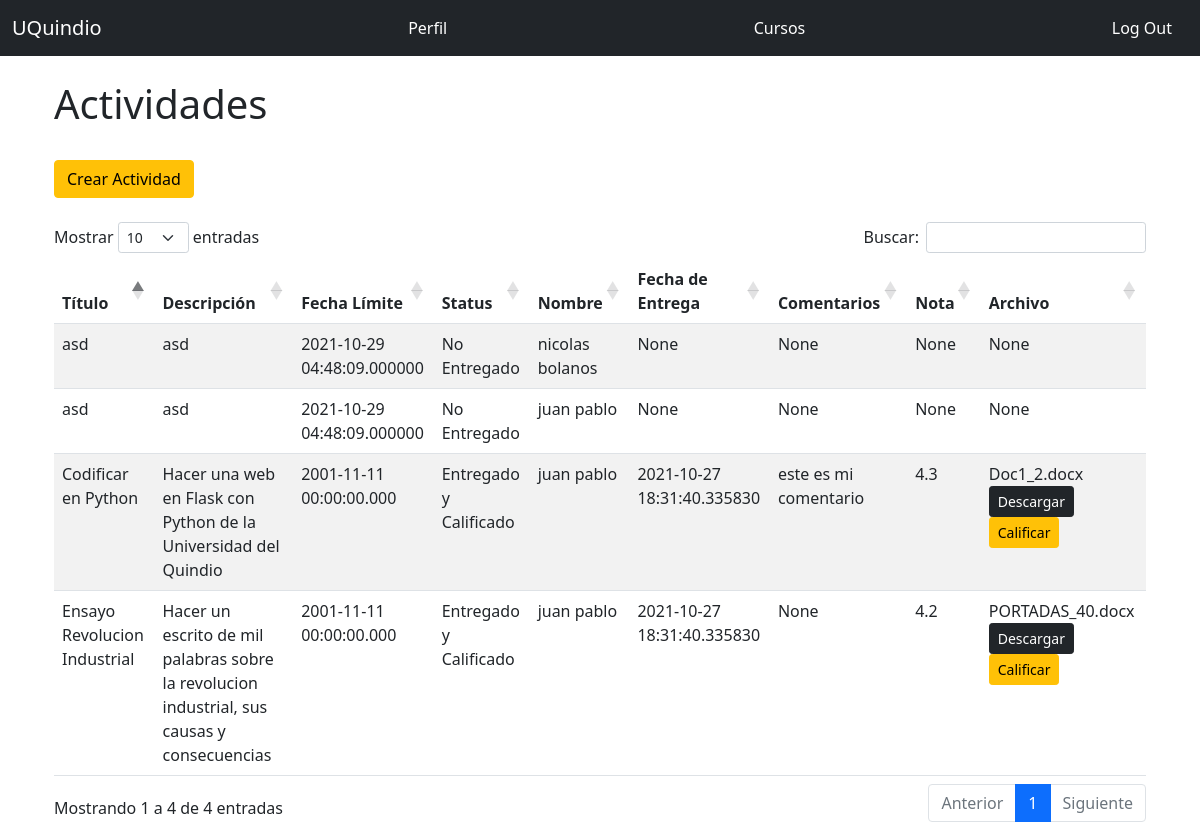
/teacher/activities/2/1 (signed in), run on the app's committed database.
### app.py (models this page shows, shortened)
class Homework(db.Model):
    __tablename__ = 'homework'
    id = db.Column(db.Integer, primary_key = True)
    title = db.Column(db.String(128))
    description = db.Column(db.Text)
    limit_date = db.Column(db.DateTime, default=datetime.utcnow)
    status = db.Column(db.String)
    student_comment = db.Column(db.Text)
    grade = db.Column(db.DECIMAL(5,2))
    date_sent = db.Column(db.DateTime)
    file_url = db.Column(db.String)
    enrollment_id = db.Column(db.Integer, db.ForeignKey('enrollment.id'))

class User(UserMixin, db.Model):
    __tablename__ = 'students'
    id = db.Column(db.Integer, primary_key = True)
    email = db.Column(db.String(64), unique=True, index=True)
    username = db.Column(db.String(64), unique=True, index=True)
    name = db.Column(db.String(64))
    last_name = db.Column(db.String(64))
    cc = db.Column(db.Integer, unique=True, index=True)
    age = db.Column(db.Integer)
    genre = db.Column(db.CHAR)
    password_hash = db.Column(db.String(128))
    role_id = db.Column(db.Integer, db.ForeignKey('roles.id'))
    @property
    def password(self):
        raise AttributeError('password no es un atributo legible')

### app.py (the view)
@app.route('/teacher/activities/<int:teacher_id>/<int:course_id>', methods=['GET', 'POST'])
@login_required
@require_role(role="Teacher")
def teacher_activities(teacher_id, course_id):
    result = db.session.execute('Select teachers.id, courses.name As course_name, courses.code As course_code, courses.id As courses_id, homework.title As homework_title, homework.description As homework_description, homework.student_comment As homework_student_comment, students.name As students_name, students.last_name As students_last_name, homework.limit_date As homework_limit_date, homework.status As homework_status, homework.grade As homework_grade, homework.date_sent As homework_date_sent, homework.id As homework_id, homework.file_url As homework_file_url From enrollment Inner Join courses On courses.id = enrollment.course_id Inner Join homework On enrollment.id = homework.enrollment_id Inner Join teachers On teachers.id = courses.teacher_id Inner Join students On students.id = enrollment.student_id Where teachers.id = :val And courses.id = :val2', {'val': teacher_id, 'val2': course_id})
    return render_template('teacher_activities.html', result=result, teacher_id=teacher_id, course_id=course_id)

### app.py (called while the page is built)
def require_role(role):
    def decorator(func):
        @wraps(func)
        def wrapped_function(*args, **kwargs):
            if not session['account_type'] == role:
                return redirect("/404")
            else:
                return func(*args, **kwargs)
        return wrapped_function
    return decorator

@login_manager.user_loader
def load_user(user_id):
    if session['account_type'] == 'Student':
        return User.query.get(int(user_id))
    elif session['account_type'] == 'Teacher':
        return Teacher.query.get(int(user_id))
    elif session['account_type'] == 'Admin':
        return Admin.query.get(int(user_id))
    else:
      return None

### templates/teacher_activities.html (shortened to what this page needs)
{% extends "base.html" %}
{% block page_content %}
<div class="page-header">
    <h1>Actividades </h1>
    <br/>
    <a href="{{ url_for('teacher_create_activity', teacher_id=teacher_id, course_id=course_id) }}">
      <span class="btn btn-warning">Crear Actividad</span></a>
</div>
<br/>
    <table id="data" class="table table-striped">
      <thead>
        <tr>
          <th>Título</th>
          <th>Descripción</th>
          <th>Fecha Límite</th>
          <th>Status</th>
          <th>Nombre</th>
          <th>Fecha de Entrega</th>
          <th>Comentarios</th>
          <th>Nota</th>
          <th>Archivo</th>
        </tr>
      </thead>
      <tbody>
        {% for r in result %}
          <tr>
            <td>{{ r.homework_title }}</td>
            <td>{{ r.homework_description }}</td>
            <td>{{ r.homework_limit_date }}</td>
            <td>{{ r.homework_status }}</td>
            <td>{{ r.students_name }} {{ r.students_last_name }}</td>
            <td>{{ r.homework_date_sent }}</td>
            <td>{{ r.homework_student_comment }}</td>
            <td>{{ r.homework_grade}}</td>
            <td>{{ r.homework_file_url}} {% if r.homework_file_url %}
              <a href="{{ url_for('download_file', homework_id=r.homework_id)}}">
                <span class="btn btn-dark btn-sm">Descargar</span>
              </a>
              <a href="{{ url_for('teacher_grade', teacher_id=teacher_id, course_id=course_id, homework_id=r.homework_id) }}">
                <span class="btn btn-warning btn-sm">Calificar</span>
              </a>
              {% endif %}</td>
          </tr>
        {% endfor %}
      </tbody>
    </table>
{% endblock %}

### data on the page
Homework: homework_title "Ensayo Revolucion Industrial", homework_description "Hacer un escrito de mil palabras sobre la revolucion industrial, sus causas y consecuencias", homework_limit_date "2001-11-11 00:00:00.000", homework_status "Entregado y Calificado", students_name "juan", students_last_name "pablo", homework_date_sent "2021-10-27 18:31:40.335830", homework_student_comment "None", homework_grade "4.2", homework_file_url "PORTADAS_40.docx"
Homework: homework_title "Codificar en Python", homework_description "Hacer una web en Flask con Python de la Universidad del Quindio", homework_limit_date "2001-11-11 00:00:00.000", homework_status "Entregado y Calificado", students_name "juan", students_last_name "pablo", homework_date_sent "2021-10-27 18:31:40.335830", homework_student_comment "este es mi comentario", homework_grade "4.3", homework_file_url "Doc1_2.docx"
Homework: homework_title "asd", homework_description "asd", homework_limit_date "2021-10-29 04:48:09.000000", homework_status "No Entregado", students_name "nicolas", students_last_name "bolanos", homework_date_sent "None", homework_student_comment "None", homework_grade "None", homework_file_url "None"
Homework: homework_title "asd", homework_description "asd", homework_limit_date "2021-10-29 04:48:09.000000", homework_status "No Entregado", students_name "juan", students_last_name "pablo", homework_date_sent "None", homework_student_comment "None", homework_grade "None", homework_file_url "None"
